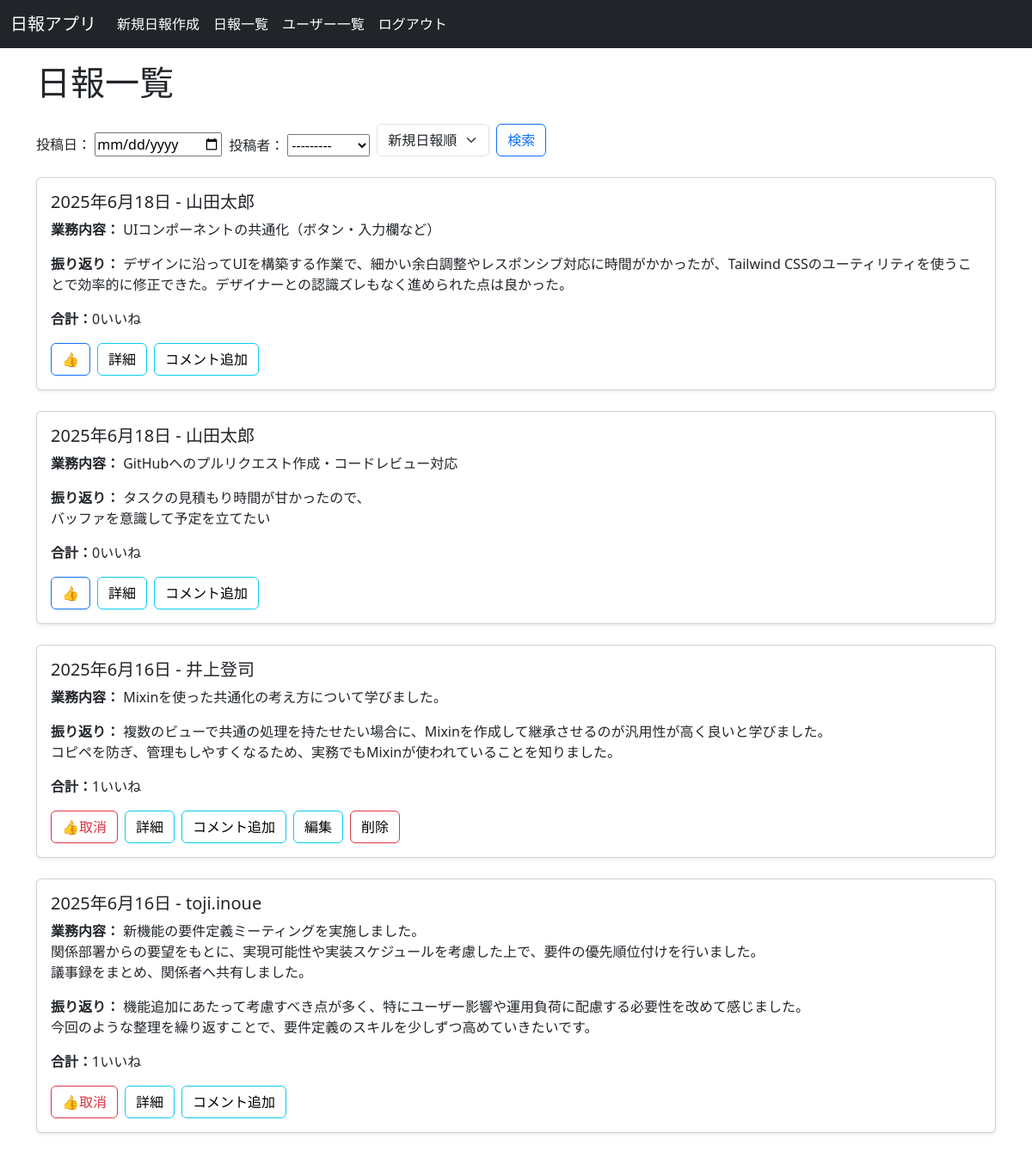
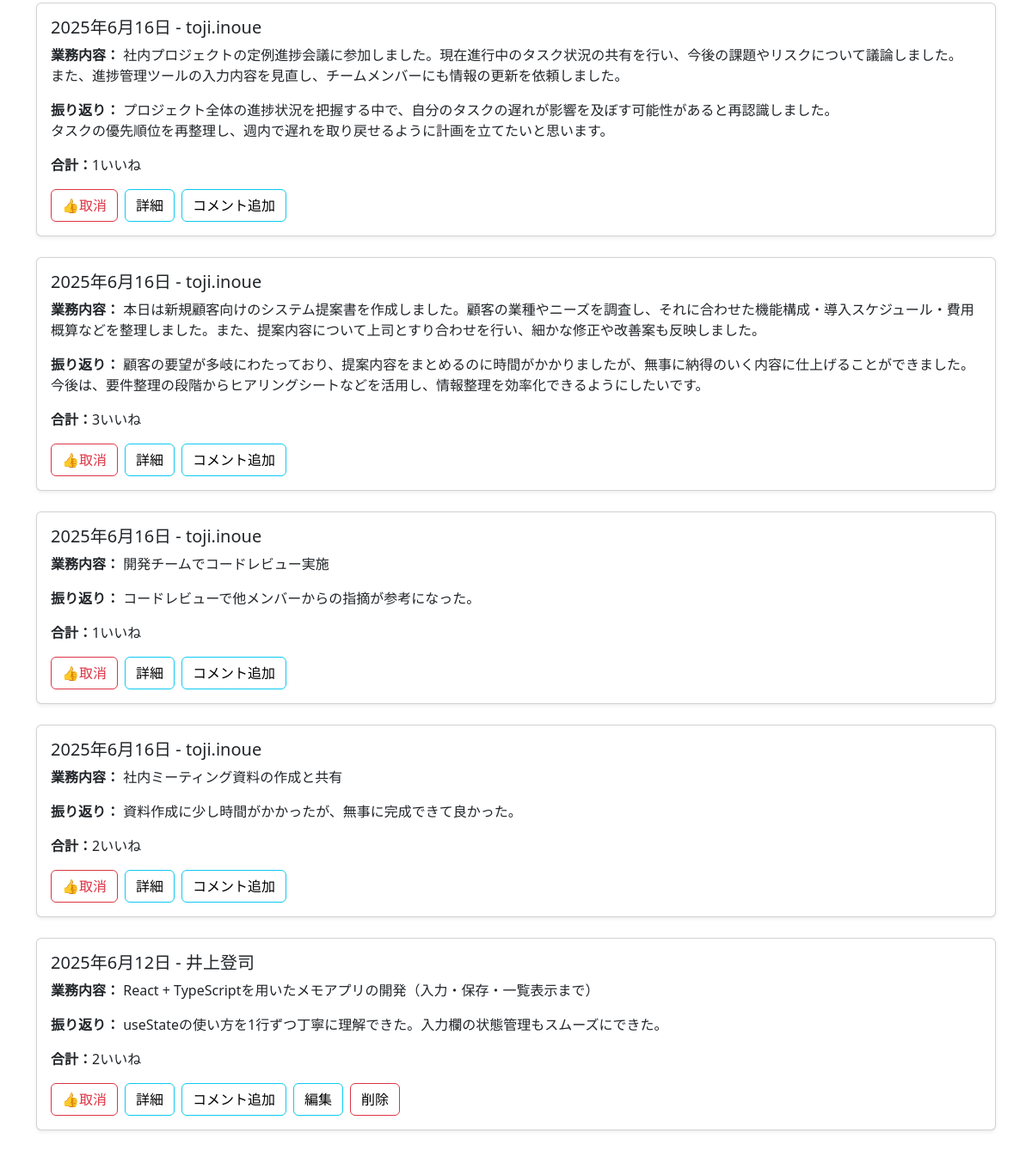
/reportapp/list/ (signed in), run on the app's committed database (2 pictures, top to bottom).
### reportapp/models.py (models this page shows, shortened)
class Report(models.Model):
    data = models.DateField(default=timezone.now)
    author = models.ForeignKey(User, on_delete=models.CASCADE, null=True)
    content = models.TextField(blank=False)
    comment = models.TextField(blank=False)
    created_at = models.DateTimeField(auto_now_add=True)
    updated_at = models.DateTimeField(auto_now=True)
    likes = models.ManyToManyField(User, related_name='liked_reports', blank=True)

### reportapp/views.py (the view)
# urls.py: path('list/', views.ReportList.as_view(), name='report_list'),
class ReportList(LoginRequiredMixin, ListView):
    model = Report
    def get_queryset(self):
        data = self.request.GET.get("data")
        author = self.request.GET.get("author")
        qs = Report.objects.all()
        if data:
            qs = qs.filter(data=data)
        if author:
            qs = qs.filter(author=author)
        order = self.request.GET.get('order')
        if order == 'old':
            qs = qs.order_by('created_at')
        elif order == 'like':
            qs = qs.annotate(like_count=Count('likes')).order_by('-like_count')
        else:
            qs = qs.order_by('-created_at')
        return qs
    def get_context_data(self, **kwargs):
        context = super().get_context_data(**kwargs)
        context["form"] = ReportSearchForm(self.request.GET or None)
        return context

### reportapp/forms.py
class ReportSearchForm(forms.Form):
    data = forms.DateField(required=False, widget=forms.DateInput(attrs={'type':'date'}))
    author = forms.ModelChoiceField(queryset=User.objects.all(), required=False)

### reportapp/templates/reportapp/report_list.html (shortened to what this page needs)
{% extends 'base.html' %}
{% block content %}
    <h1 class="my-4">日報一覧</h1>
    <form method="get" class="mb-4">
        <div class="d-flex flex-wrap align-items-end gap-2">
            <div>
                投稿日：
                {{ form.data }}
            </div>
            <div>
                投稿者：
                {{ form.author }}
            </div>
            <div>
                <select name="order" class="form-select">
                    <option value="">新規日報順</option>
                </select>
            </div>
            <div>
                <button type="submit" class="btn btn-outline-primary">検索</button>
            </div>
        </div>
    </form>
    <div class="row">
    {% for report in report_list %}
    <div class="col-md-12 mb-4">
        <div class="card shadow-sm">
        <div class="card-body">
            <h5 class="card-title">{{ report.data }} - {{ report.author.username }}</h5>
            <p><strong>業務内容：</strong> {{ report.content|linebreaksbr }}</p>
            <p><strong>振り返り：</strong> {{ report.comment|linebreaksbr }}</p>
            <p><strong>合計：</strong><span id="like-count-{{ report.pk }}">{{ report.likes.count }}</span>いいね</p>
            <div class="d-flex flex-wrap gap-2">
                <button class="btn like-button
                {% if user in report.likes.all %}
                    btn-outline-danger
                {% else %}
                    btn-outline-primary
                {% endif %}"
                data-report-id="{{ report.pk }}">
                {% if user in report.likes.all %}
                    👍取消
                {% else %}
                    👍
                {% endif %}
            </button>
            <a href="{% url 'reportapp:report_detail' report.pk %}" class="btn btn-outline-info text-black">詳細</a>
            <a href="{% url 'reportapp:report_comment' report.pk %}" class="btn btn-outline-info text-black">コメント追加</a>
            {% if user == report.author or user.is_superuser %}
                <a href="{% url 'reportapp:report_update' report.pk %}" class="btn btn-outline-info text-black">編集</a>
                <a href="{% url 'reportapp:report_delete' report.pk %}" class="btn btn-outline-danger text-black">削除</a>
            {% endif %}
            </div>
        </div>
        </div>
    </div>
    {% empty %}
    <p>まだ投稿がありません</p>
    {% endfor %}
    </div>
</div>
{% endblock %}

### data on the page
Report: data "2025年6月18日", author.username "山田太郎", content "UIコンポーネントの共通化（ボタン・入力欄など）", comment "デザインに沿ってUIを構築する作業で、細かい余白調整やレスポンシブ対応に時間がかかったが、Tailwind CSSのユーティリティを使うことで効率的に修正できた。デザイナーとの認識ズレもなく進められた点は良かった。", likes.count "0"
Report: data "2025年6月18日", author.username "山田太郎", content "GitHubへのプルリクエスト作成・コードレビュー対応", comment "タスクの見積もり時間が甘かったので、 バッファを意識して予定を立てたい", likes.count "0"
Report: data "2025年6月16日", author.username "井上登司", content "Mixinを使った共通化の考え方について学びました。", comment "複数のビューで共通の処理を持たせたい場合に、Mixinを作成して継承させるのが汎用性が高く良いと学びました。 コピペを防ぎ、管理もしやすくなるため、実務でもMixinが使われていることを知りました。", likes.count "1", shows "👍取消", shows "編集"
Report: data "2025年6月16日", author.username "toji.inoue", content "新機能の要件定義ミーティングを実施しました。 関係部署からの要望をもとに、実現可能性や実装スケジュールを考慮した上で、要件の優先順位付けを行いました。 議事録をまとめ、関係者へ共有しました。", comment "機能追加にあたって考慮すべき点が多く、特にユーザー影響や運用負荷に配慮する必要性を改めて感じました。 今回のような整理を繰り返すことで、要件定義のスキルを少しずつ高めていきたいです。", likes.count "1", shows "👍取消"
Report: data "2025年6月16日", author.username "toji.inoue", content "社内プロジェクトの定例進捗会議に参加しました。現在進行中のタスク状況の共有を行い、今後の課題やリスクについて議論しました。 また、進捗管理ツールの入力内容を見直し、チームメンバーにも情報の更新を依頼しました。", comment "プロジェクト全体の進捗状況を把握する中で、自分のタスクの遅れが影響を及ぼす可能性があると再認識しました。 タスクの優先順位を再整理し、週内で遅れを取り戻せるように計画を立てたいと思います。", likes.count "1", shows "👍取消"
Report: data "2025年6月16日", author.username "toji.inoue", content "本日は新規顧客向けのシステム提案書を作成しました。顧客の業種やニーズを調査し、それに合わせた機能構成・導入スケジュール・費用概算などを整理しました。また、提案内容について上司とすり合わせを行い、細かな修正や改善案も反映しました。", comment "顧客の要望が多岐にわたっており、提案内容をまとめるのに時間がかかりましたが、無事に納得のいく内容に仕上げることができました。今後は、要件整理の段階からヒアリングシートなどを活用し、情報整理を効率化できるようにしたいです。", likes.count "3", shows "👍取消"
Report: data "2025年6月16日", author.username "toji.inoue", content "開発チームでコードレビュー実施", comment "コードレビューで他メンバーからの指摘が参考になった。", likes.count "1", shows "👍取消"
Report: data "2025年6月16日", author.username "toji.inoue", content "社内ミーティング資料の作成と共有", comment "資料作成に少し時間がかかったが、無事に完成できて良かった。", likes.count "2", shows "👍取消"
Report: data "2025年6月12日", author.username "井上登司", content "React + TypeScriptを用いたメモアプリの開発（入力・保存・一覧表示まで）", comment "useStateの使い方を1行ずつ丁寧に理解できた。入力欄の状態管理もスムーズにできた。", likes.count "2", shows "👍取消", shows "編集"
